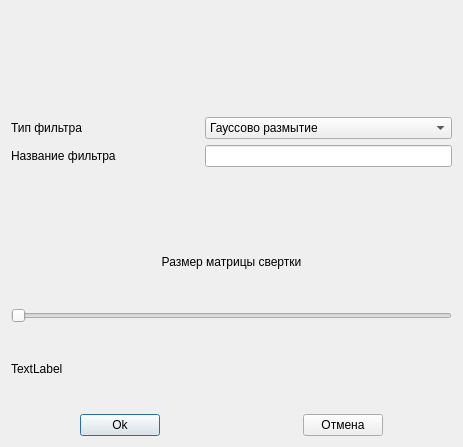
<?xml version="1.0" encoding="UTF-8"?>
<ui version="4.0">
 <class>KernelFilterEditor</class>
 <widget class="QDialog" name="KernelFilterEditor">
  <property name="geometry">
   <rect>
    <x>0</x>
    <y>0</y>
    <width>463</width>
    <height>447</height>
   </rect>
  </property>
  <property name="minimumSize">
   <size>
    <width>463</width>
    <height>447</height>
   </size>
  </property>
  <property name="maximumSize">
   <size>
    <width>463</width>
    <height>447</height>
   </size>
  </property>
  <property name="windowTitle">
   <string>Dialog</string>
  </property>
  <layout class="QVBoxLayout" name="verticalLayout">
   <item>
    <widget class="QLabel" name="lblName">
     <property name="autoFillBackground">
      <bool>true</bool>
     </property>
     <property name="text">
      <string/>
     </property>
    </widget>
   </item>
   <item>
    <spacer name="horizontalSpacer">
     <property name="orientation">
      <enum>Qt::Horizontal</enum>
     </property>
     <property name="sizeHint" stdset="0">
      <size>
       <width>40</width>
       <height>20</height>
      </size>
     </property>
    </spacer>
   </item>
   <item>
    <layout class="QFormLayout" name="formLayout">
     <item row="0" column="0">
      <widget class="QLabel" name="label">
       <property name="text">
        <string>Тип фильтра                                   </string>
       </property>
      </widget>
     </item>
     <item row="0" column="1">
      <widget class="QComboBox" name="comboBox">
       <item>
        <property name="text">
         <string>Гауссово размытие</string>
        </property>
       </item>
       <item>
        <property name="text">
         <string>Медианное размытие</string>
        </property>
       </item>
      </widget>
     </item>
     <item row="1" column="0">
      <widget class="QLabel" name="label_3">
       <property name="text">
        <string>Название фильтра</string>
       </property>
      </widget>
     </item>
     <item row="1" column="1">
      <widget class="QLineEdit" name="lineEdit">
       <property name="maxLength">
        <number>20</number>
       </property>
      </widget>
     </item>
    </layout>
   </item>
   <item>
    <spacer name="horizontalSpacer_2">
     <property name="orientation">
      <enum>Qt::Horizontal</enum>
     </property>
     <property name="sizeHint" stdset="0">
      <size>
       <width>40</width>
       <height>20</height>
      </size>
     </property>
    </spacer>
   </item>
   <item>
    <widget class="QLabel" name="label_2">
     <property name="text">
      <string>Размер матрицы свертки</string>
     </property>
     <property name="alignment">
      <set>Qt::AlignCenter</set>
     </property>
    </widget>
   </item>
   <item>
    <widget class="QSlider" name="horizontalSlider">
     <property name="minimum">
      <number>1</number>
     </property>
     <property name="maximum">
      <number>10</number>
     </property>
     <property name="pageStep">
      <number>3</number>
     </property>
     <property name="orientation">
      <enum>Qt::Horizontal</enum>
     </property>
    </widget>
   </item>
   <item>
    <widget class="QLabel" name="lblMatrixSize">
     <property name="text">
      <string>TextLabel</string>
     </property>
    </widget>
   </item>
   <item>
    <layout class="QHBoxLayout" name="horizontalLayout">
     <item>
      <spacer name="horizontalSpacer_4">
       <property name="orientation">
        <enum>Qt::Horizontal</enum>
       </property>
       <property name="sizeHint" stdset="0">
        <size>
         <width>40</width>
         <height>20</height>
        </size>
       </property>
      </spacer>
     </item>
     <item>
      <widget class="QPushButton" name="btnOk">
       <property name="text">
        <string>Ok</string>
       </property>
      </widget>
     </item>
     <item>
      <spacer name="horizontalSpacer_3">
       <property name="orientation">
        <enum>Qt::Horizontal</enum>
       </property>
       <property name="sizeHint" stdset="0">
        <size>
         <width>40</width>
         <height>20</height>
        </size>
       </property>
      </spacer>
     </item>
     <item>
      <spacer name="horizontalSpacer_6">
       <property name="orientation">
        <enum>Qt::Horizontal</enum>
       </property>
       <property name="sizeHint" stdset="0">
        <size>
         <width>40</width>
         <height>20</height>
        </size>
       </property>
      </spacer>
     </item>
     <item>
      <widget class="QPushButton" name="btnCancel">
       <property name="text">
        <string>Отмена</string>
       </property>
      </widget>
     </item>
     <item>
      <spacer name="horizontalSpacer_5">
       <property name="orientation">
        <enum>Qt::Horizontal</enum>
       </property>
       <property name="sizeHint" stdset="0">
        <size>
         <width>40</width>
         <height>20</height>
        </size>
       </property>
      </spacer>
     </item>
    </layout>
   </item>
  </layout>
 </widget>
 <resources/>
 <connections/>
</ui>
